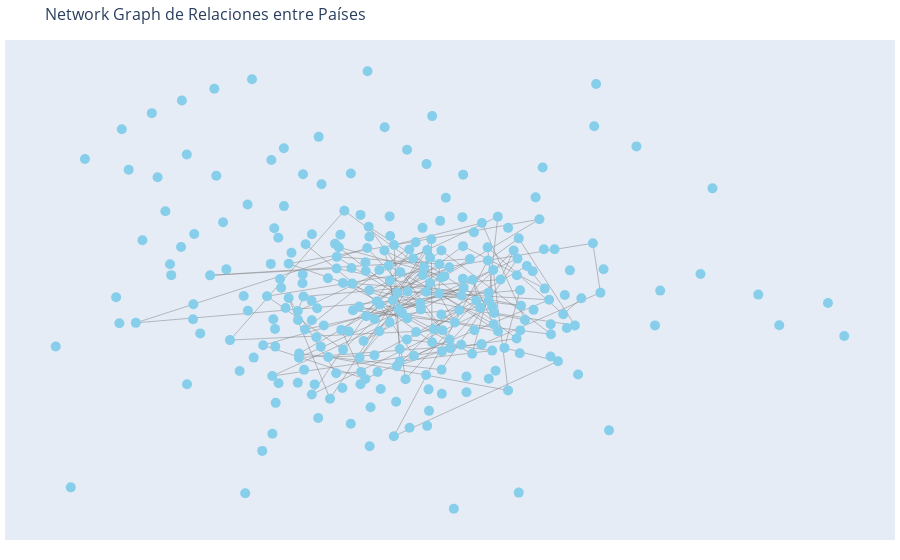

The code cell stored with this chart in its notebook:
### Markdown cell above
### Network graph

### Code cell
# Crear graph nueva
G = nx.Graph()

# Añadir edges a graph para todas las combinaciones de países, tipos y subtipos de desastres
for index, row in df.iterrows():
    countries = row['Country'].split(", ")
    disaster_type = row['Disaster Type']
    disaster_subtype = row['Disaster Subtype']
    for country in countries:
        G.add_edge(country, (disaster_type, disaster_subtype))

# Definir posiciones de nodos usando algoritmo spring layout
pos = nx.spring_layout(G)

# Crear trazado de nodo: node trace
node_trace = go.Scatter(
    x=[pos[node][0] for node in G.nodes()],
    y=[pos[node][1] for node in G.nodes()],
    mode='markers',
    marker=dict(
        size=10,
        color='skyblue'
    ),
    hoverinfo='text',
    text=list(G.nodes())
)

# Crear trazado de orilla: edge trace
edge_trace = go.Scatter(
    x=[pos[edge[0]][0] for edge in G.edges()],
    y=[pos[edge[0]][1] for edge in G.edges()],
    line=dict(width=0.5, color='gray'),
    hoverinfo='none',
    mode='lines'
)

# Crear figura
fig = go.Figure(data=[edge_trace, node_trace],
                layout=go.Layout(
                    title='Network Graph de Relaciones entre Países',
                    titlefont=dict(size=16),
                    showlegend=False,
                    hovermode='closest',
                    margin=dict(b=20, l=5, r=5, t=40),
                    xaxis=dict(showgrid=False, zeroline=False, showticklabels=False),
                    yaxis=dict(showgrid=False, zeroline=False, showticklabels=False)
                ))

# Show the figure
fig.show()

### Figure 1 — Plotly figure (JSON) as saved in the notebook; plotly's stock layout.template omitted (floating-point values rounded to 4 significant figures; data arrays with more than 128 entries replaced by an {"elided": "..."} marker saying what was removed)
{"data": [{"hoverinfo": "none", "line": {"color": "gray", "width": 0.5}, "mode": "lines", "type": "scatter", "x": {"elided": "2173 float values"}, "y": {"elided": "2173 float values"}}, {"hoverinfo": "text", "marker": {"color": "skyblue", "size": 10}, "mode": "markers", "text": {"elided": "275 str values"}, "type": "scatter", "x": {"elided": "275 float values"}, "y": {"elided": "275 float values"}}], "layout": {"hovermode": "closest", "margin": {"b": 20, "l": 5, "r": 5, "t": 40}, "showlegend": false, "title": {"font": {"size": 16}, "text": "Network Graph de Relaciones entre Países"}, "xaxis": {"showgrid": false, "showticklabels": false, "zeroline": false}, "yaxis": {"showgrid": false, "showticklabels": false, "zeroline": false}}}
